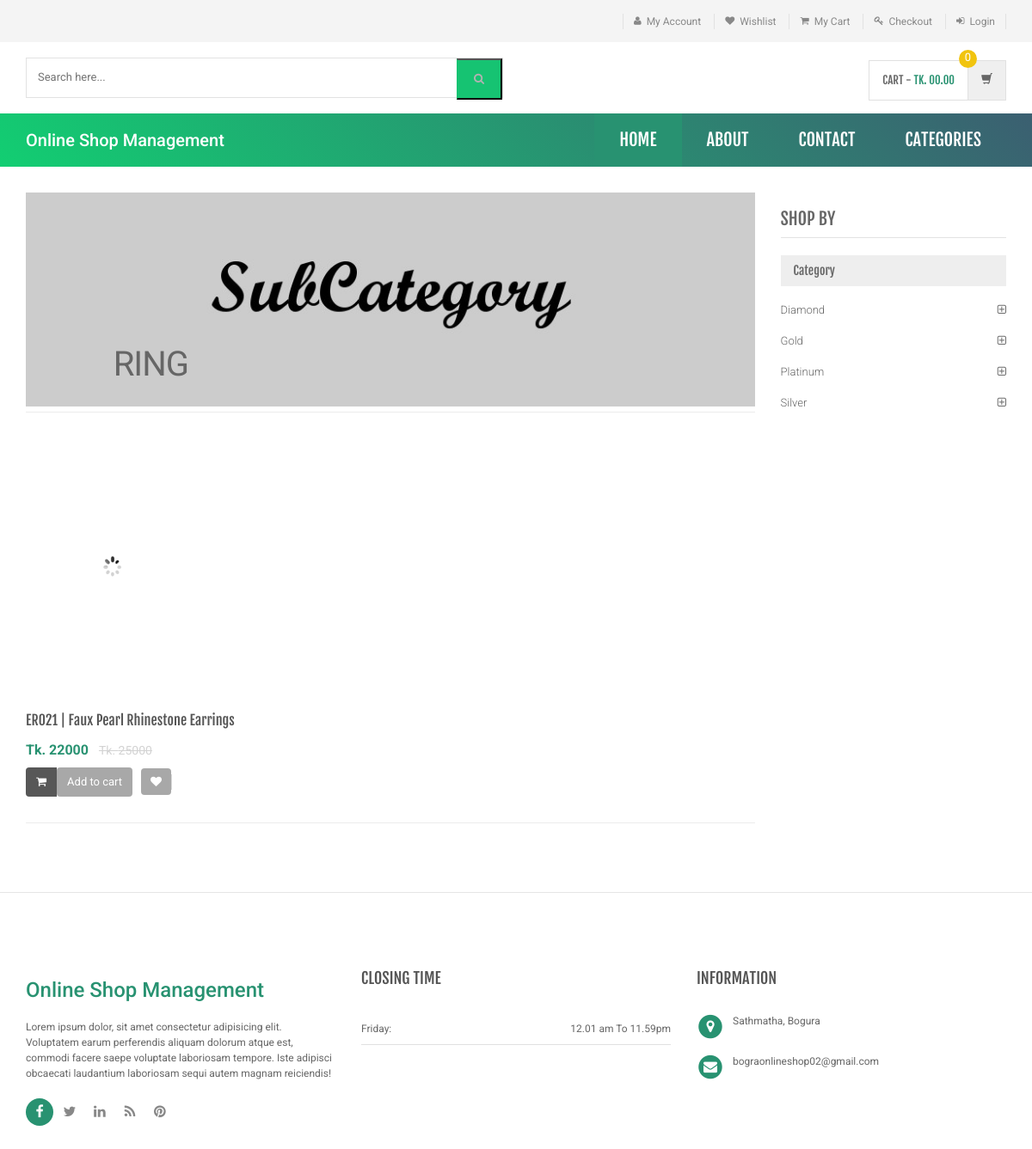
/sub-category.php?scid=14, run on an earlier commit of the app's database.
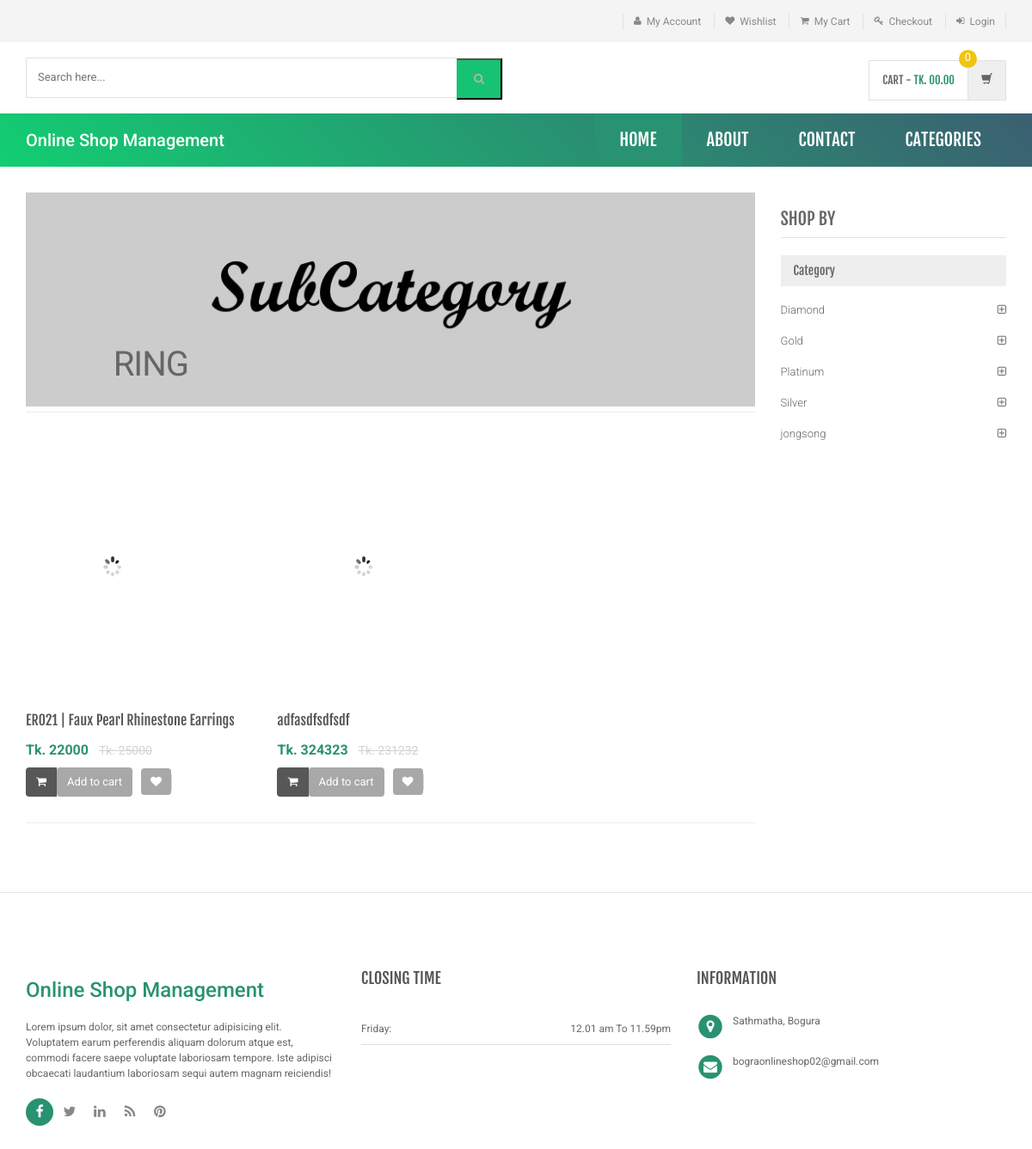
And on a later commit of the database.
### tables this page shows
CREATE TABLE `subcategory` (
  `id` int(11) NOT NULL,
  `categoryid` int(11) DEFAULT NULL,
  `subcategory` varchar(255) DEFAULT NULL,
  `creationDate` timestamp NULL DEFAULT current_timestamp(),
  `updationDate` varchar(255) DEFAULT NULL
);

CREATE TABLE `products` (
  `id` int(11) NOT NULL,
  `category` int(11) NOT NULL,
  `subCategory` int(11) DEFAULT NULL,
  `productName` varchar(255) DEFAULT NULL,
  `productCompany` varchar(255) DEFAULT NULL,
  `productPrice` int(11) DEFAULT NULL,
  `productPriceBeforeDiscount` int(11) DEFAULT NULL,
  `productDescription` longtext DEFAULT NULL,
  `productImage1` varchar(255) DEFAULT NULL,
  `productImage2` varchar(255) DEFAULT NULL,
  `productImage3` varchar(255) DEFAULT NULL,
  `shippingCharge` int(11) DEFAULT NULL,
  `productAvailability` varchar(255) DEFAULT NULL,
  `postingDate` timestamp NULL DEFAULT current_timestamp(),
  `updationDate` varchar(255) DEFAULT NULL,
  `views` int(11) NOT NULL
);

CREATE TABLE `category` (
  `id` int(11) NOT NULL,
  `categoryName` varchar(255) DEFAULT NULL,
  `categoryDescription` longtext DEFAULT NULL,
  `creationDate` timestamp NOT NULL DEFAULT current_timestamp(),
  `updationDate` varchar(255) DEFAULT NULL
);

### sub-category.php (the view, shortened to what the changed rows need)
<?php
include('includes/config.php');
$cid=intval($_GET['scid']);
?>
<!DOCTYPE html>
<html lang="en">
	<head>
	    <link rel="stylesheet" href="assets/css/bootstrap.min.css">
	    <link rel="stylesheet" href="assets/css/main.css">
	    <link rel="stylesheet" href="assets/css/green.css">
	    <link rel="stylesheet" href="assets/css/owl.carousel.css">
		<link rel="stylesheet" href="assets/css/owl.transitions.css">
		<link href="assets/css/lightbox.css" rel="stylesheet">
		<link rel="stylesheet" href="assets/css/animate.min.css">
		<link rel="stylesheet" href="assets/css/rateit.css">
		<link rel="stylesheet" href="assets/css/bootstrap-select.min.css">
		<link rel="stylesheet" href="assets/css/config.css">
		<link href="assets/css/green.css" rel="alternate stylesheet" title="Green color">
		<link href="assets/css/blue.css" rel="alternate stylesheet" title="Blue color">
		<link href="assets/css/red.css" rel="alternate stylesheet" title="Red color">
		<link href="assets/css/orange.css" rel="alternate stylesheet" title="Orange color">
		<link href="assets/css/dark-green.css" rel="alternate stylesheet" title="Darkgreen color">
		<link rel="stylesheet" href="assets/css/font-awesome.min.css">
	</head>
    <body class="cnt-home">
<header class="header-style-1">
<?php include('includes/menu-bar.php');?>
</header>
<div class="body-content outer-top-xs">
	<div class='container'>
		<div class='row outer-bottom-sm'>
			<div class='col-md-9'>
	<div id="category" class="category-carousel hidden-xs">
		<div class="item">
			<div class="container-fluid">
				<div class="caption vertical-top text-left">
					<div class="big-text">
						<br />
					</div>
					       <?php $sql=mysqli_query($con,"select subcategory  from subcategory where id='$cid'");
while($row=mysqli_fetch_array($sql))
{
    ?>
					<div class="excerpt hidden-sm hidden-md">
						<?php echo htmlentities($row['subcategory']);?>
					</div>
			<?php } ?>
				</div>
			</div>
		</div>
</div>
				<div class="search-result-container">
					<div id="myTabContent" class="tab-content">
						<div class="tab-pane active " id="grid-container">
							<div class="category-product  inner-top-vs">
								<div class="row">
			<?php
$ret=mysqli_query($con,"select * from products where subCategory='$cid'");
$num=mysqli_num_rows($ret);
if($num>0)
{
while ($row=mysqli_fetch_array($ret))
{?>
		<div class="col-sm-6 col-md-4 wow fadeInUp">
			<div class="products">
	<div class="product">
		<div class="product-image">
			<div class="image">
				<a href="product-details.php?pid=<?php echo htmlentities($row['id']);?>"><img  src="assets/images/blank.gif" data-echo="admin/productimages/<?php echo htmlentities($row['id']);?>/<?php echo htmlentities($row['productImage1']);?>" alt="" width="200" height="300"></a>
			</div>
		</div>
		<div class="product-info text-left">
			<h3 class="name"><a href="product-details.php?pid=<?php echo htmlentities($row['id']);?>"><?php echo htmlentities($row['productName']);?></a></h3>
			<div class="product-price">
				<span class="price">
					Tk. <?php echo htmlentities($row['productPrice']);?>			</span>
										     <span class="price-before-discount">Tk. <?php echo htmlentities($row['productPriceBeforeDiscount']);?></span>
			</div>
		</div>
					<div class="cart clearfix animate-effect">
				<div class="action">
					<ul class="list-unstyled">
						<li class="add-cart-button btn-group">
							<button class="btn btn-primary icon" data-toggle="dropdown" type="button">
								<i class="fa fa-shopping-cart"></i>
							</button>
							<a href="category.php?page=product&action=add&id=<?php echo $row['id']; ?>">
							<button class="btn btn-primary" type="button">Add to cart</button></a>
						</li>
		                <li class="lnk wishlist">
							<a class="add-to-cart" href="category.php?pid=<?php echo htmlentities($row['id'])?>&&action=wishlist" title="Wishlist">
								 <i class="icon fa fa-heart"></i>
							</a>
						</li>
					</ul>
				</div>
			</div>
			</div>
			</div>
		</div>
	  <?php } } else {?>
		<div class="col-sm-6 col-md-4 wow fadeInUp"> <h3>No Product Found</h3>
		</div>
<?php } ?>
										</div>
							</div>
						</div>
				</div>
			</div>
		</div>
		<div class='col-md-3 sidebar'>
		            <div class="sidebar-module-container">
					<div class="sidebar-filter">
	<div class="sidebar-widget wow fadeInUp outer-bottom-xs ">
	<div class="sidebar-widget-body m-t-10">
			 <?php $sql=mysqli_query($con,"select id,categoryName  from category");
	while($row=mysqli_fetch_array($sql))
	{
	?>
		<div class="accordion">
			<div class="accordion-group">
				<div class="accordion-heading">
					<a href="category.php?cid=<?php echo $row['id'];?>"  class="accordion-toggle collapsed">
					   <?php echo $row['categoryName'];?>
					</a>
				</div>
			</div>
		</div>
		<?php } ?>
	</div>
	</div>
					</div>
				</div>
			</div>
	</div>
</div>
</div>
</body>
</html>

What changed in the data, as far as the page shows it:
added products: productName "adfasdfsdfsdf", productPrice "324323", productPriceBeforeDiscount "231232"
added category: categoryName "jongsong"
